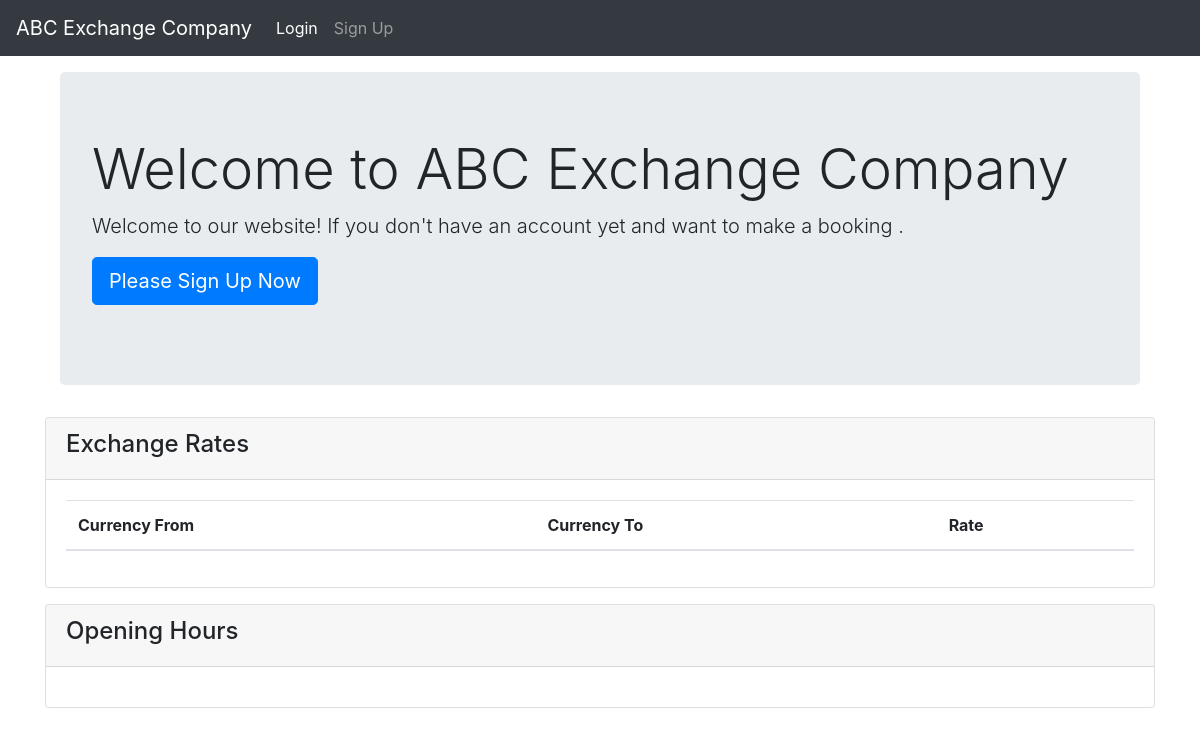
/, run on an earlier commit of the app's database.
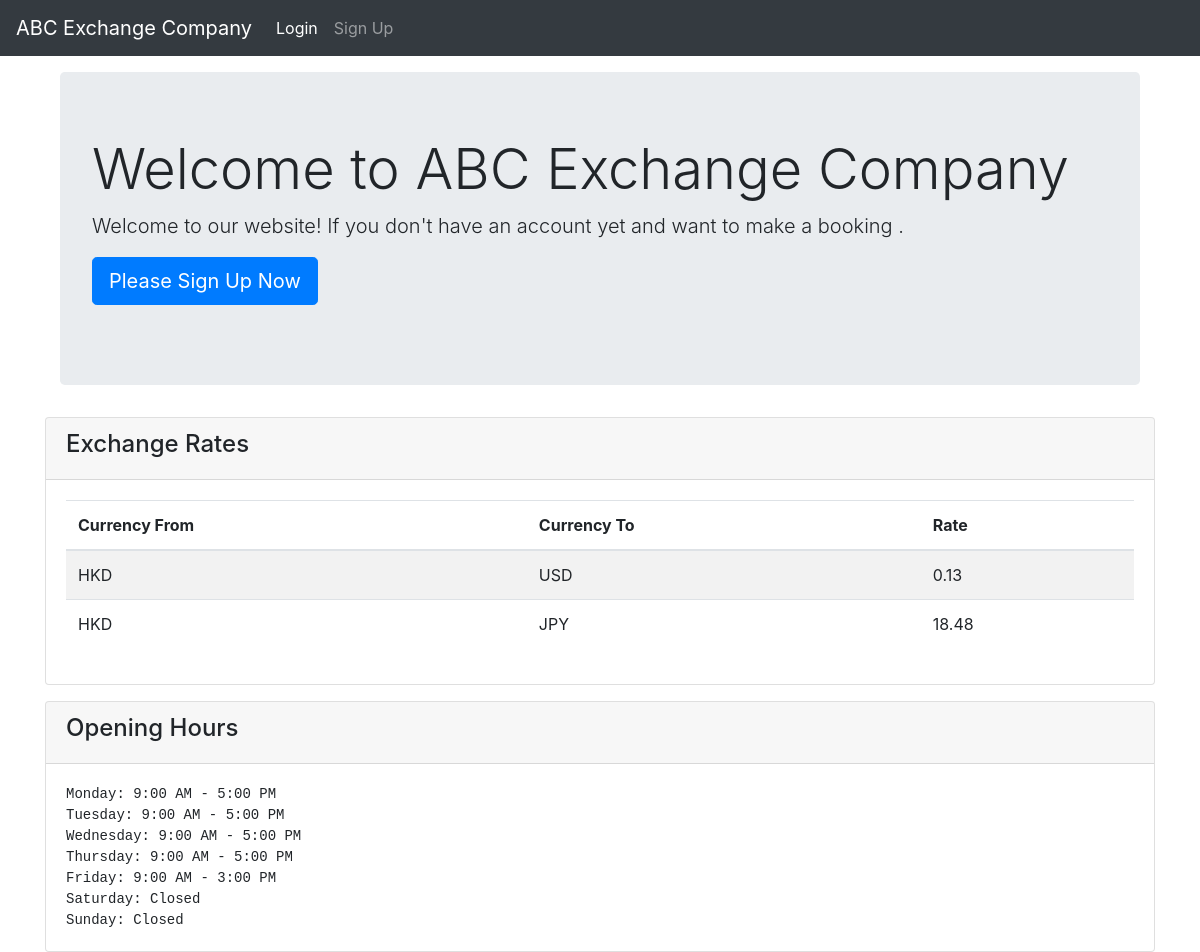
And on a later commit of the database.
### tables this page shows
CREATE TABLE exchange_rates (
    id INTEGER PRIMARY KEY AUTOINCREMENT,
    currency_from TEXT,
    currency_to TEXT,
    exchange_rate REAL
);

CREATE TABLE settings (
    id INTEGER PRIMARY KEY AUTOINCREMENT,
    office_hours TEXT,
    maintenance_mode INTEGER,
    cutoff_time TEXT,
    updated_at TIMESTAMP DEFAULT CURRENT_TIMESTAMP
);

### index.php (the view)
<?php
include 'header.php';
$db = new SQLite3('database.db');
$query = "SELECT * FROM exchange_rates";
$result = $db->query($query);
$query = "SELECT office_hours FROM settings WHERE id = '1'";
$office_hours_result = $db->query($query);
$office_hours = $office_hours_result->fetchArray(SQLITE3_ASSOC)['office_hours'];
?>
<div class="container">
<div class="container">
    <div class="jumbotron mt-3">
        <h1 class="display-4">Welcome to ABC Exchange Company</h1>
        <p class="lead">Welcome to our website! If you don't have an account yet and want to make a booking .</p>
        <p > <a href="signup.php" class="btn btn-primary btn-lg">Please Sign Up Now</a></p>
    </div>
</div>
<div class="row mt-3">
    <div class="col-md-12">
        <div class="card">
            <div class="card-header">
            <h4> Exchange Rates</h4>
            </div>
            <div class="card-body">
            <table class="table table-striped">
                <thead>
                    <tr>
                        <th>Currency From</th>
                        <th>Currency To</th>
                        <th>Rate</th>
                    </tr>
                </thead>
                <tbody>
                    <?php
                    while ($row = $result->fetchArray(SQLITE3_ASSOC)) {
                        echo '<tr>
                            <td>' . htmlspecialchars($row['currency_from']) . '</td>
                            <td>' . htmlspecialchars($row['currency_to']) . '</td>
                            <td>' . htmlspecialchars($row['exchange_rate']) . '</td>
                        </tr>';
                    }
                    ?>
                </tbody>
            </table>
        </div>
    </div>
    <div class="row mt-3">
    <div class="col-md-12">
        <div class="card">
            <div class="card-header">
                <h4>Opening Hours</h4>
            </div>
            <div class="card-body">
                <pre class="card-text"><?php echo htmlspecialchars($office_hours); ?></pre>
            </div>
        </div>
    </div>
</div>
</div>
<?php
include 'footer.php';
?>

What changed in the data, as far as the page shows it:
added exchange_rates: currency_from "HKD", currency_to "USD", exchange_rate "0.13"
added exchange_rates: currency_from "HKD", currency_to "JPY", exchange_rate "18.48"
added settings: office_hours "Monday: 9:00 AM - 5:00 PM Tuesday: 9:00 AM - 5:00 PM Wednesday: 9:00 AM - 5:00 PM Thursday: 9:00 AM - 5:00 PM Friday: 9:00 AM - 3:00 PM Saturday: Closed Sunday: Closed"
